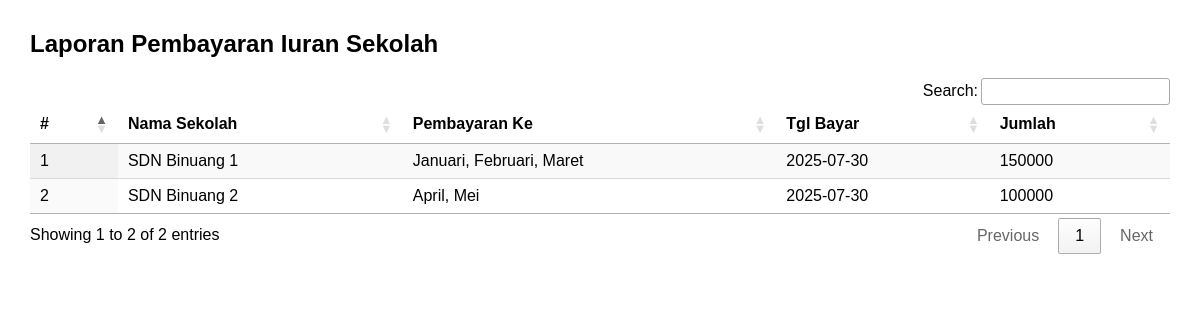
The page /pages/laporan.php on the database its author committed.
### tables this page shows
CREATE TABLE IF NOT EXISTS `pembayaran` (
  `id` int(11) NOT NULL AUTO_INCREMENT,
  `nama_sekolah` int(11) DEFAULT NULL,
  `pembayaran_ke` varchar(100) DEFAULT NULL,
  `tgl_pembayaran` varchar(50) DEFAULT NULL,
  `jumlah_pembayaran` int(11) DEFAULT NULL,
  `user` int(11) DEFAULT NULL,
  PRIMARY KEY (`id`)
);

CREATE TABLE IF NOT EXISTS `sekolah` (
  `id_sekolah` int(11) NOT NULL AUTO_INCREMENT,
  `nama_sekolah` varchar(255) DEFAULT NULL,
  `alamat` varchar(255) DEFAULT NULL,
  PRIMARY KEY (`id_sekolah`)
);

### pages/laporan.php (the view, shortened to what this page needs)
<!DOCTYPE html>
<html lang="en">
<head>
    <link rel="stylesheet" href="https://cdn.datatables.net/1.13.6/css/jquery.dataTables.min.css">
    <link rel="stylesheet" href="https://cdn.datatables.net/buttons/2.4.1/css/buttons.dataTables.min.css">
</head>
<body>
    <h2>Laporan Pembayaran Iuran Sekolah</h2>
    <table id="laporanTable" class="display nowrap" style="width:100%">
        <thead>
            <tr>
                <th>#</th>
                <th>Nama Sekolah</th>
                <th>Pembayaran Ke</th>
                <th>Tgl Bayar</th>
                <th>Jumlah</th>
            </tr>
        </thead>
        <tbody>
            <?php
            include '../db.php';
            $no = 1;
            $pembayaran = mysqli_query($conn, "SELECT
                                pembayaran.id, pembayaran.pembayaran_ke, pembayaran.tgl_pembayaran, pembayaran.jumlah_pembayaran, sekolah.nama_sekolah
                                FROM pembayaran
                                JOIN sekolah ON pembayaran.nama_sekolah = sekolah.id_sekolah
                                ORDER BY pembayaran.tgl_pembayaran DESC");
            ?>
            <?php foreach ($pembayaran as $pem) :
                $id = $pem['id']; ?>
                <tr>
                    <td><?= $no++; ?></td>
                    <td><?= $pem['nama_sekolah']; ?></td>
                    <td><?= $pem['pembayaran_ke']; ?></td>
                    <td><?= $pem['tgl_pembayaran']; ?></td>
                    <td><?= $pem['jumlah_pembayaran']; ?></td>
                </tr>
            <?php
            endforeach;
            ?>
        </tbody>
    </table>
</body>
</html>

### pages/laporan.php (style rules this page uses)
body { font-family: Arial, sans-serif; margin: 30px; }
h2 { margin-bottom: 20px; }

### rows shown on the page
pembayaran: sekolah.nama_sekolah "SDN Binuang 1", pembayaran_ke "Januari, Februari, Maret", tgl_pembayaran "2025-07-30", jumlah_pembayaran "150000"
pembayaran: sekolah.nama_sekolah "SDN Binuang 2", pembayaran_ke "April, Mei", tgl_pembayaran "2025-07-30", jumlah_pembayaran "100000"
